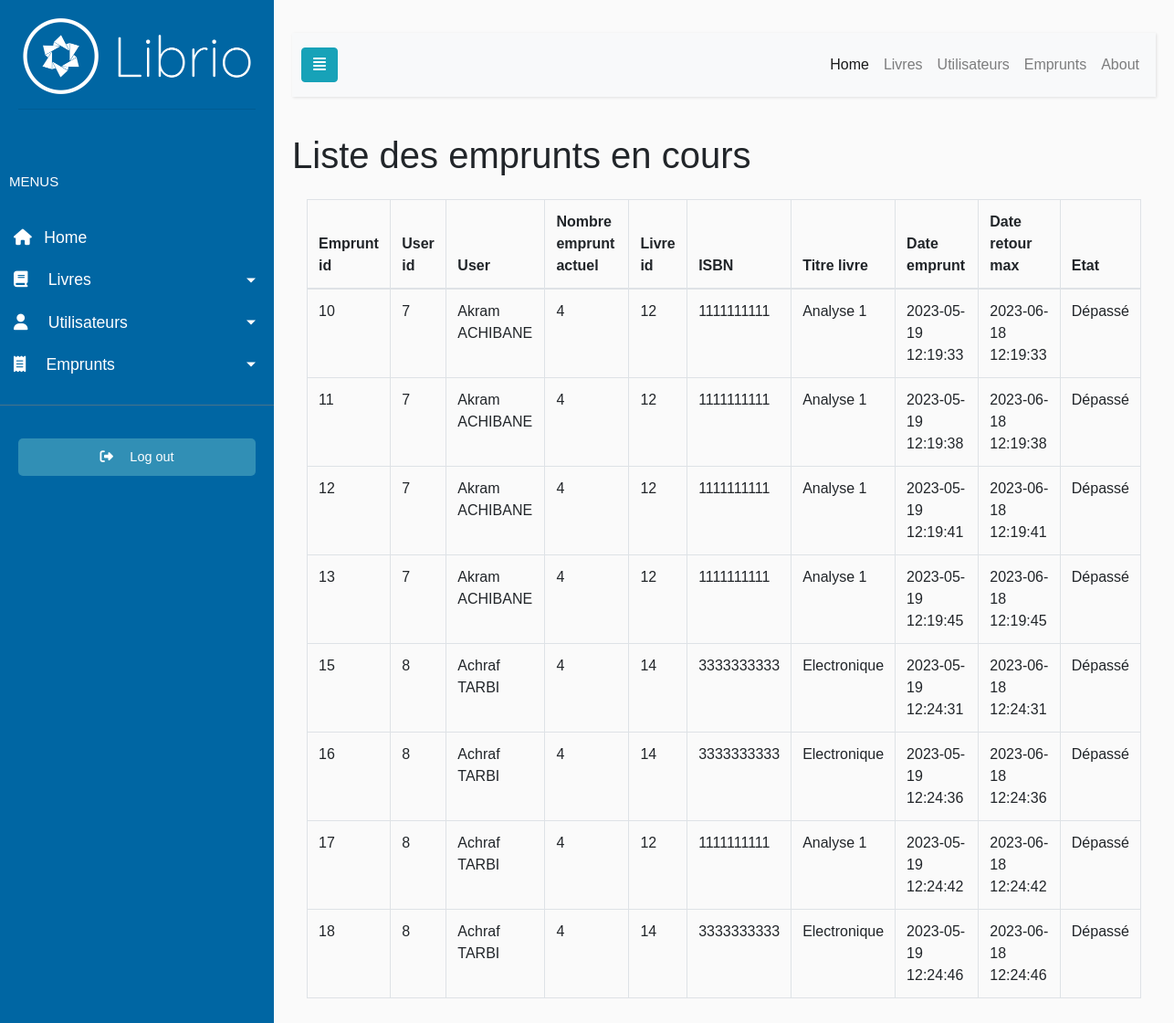
The page /empruntEnCoursListe.php (signed in) on the database its author committed.
### tables this page shows
CREATE TABLE IF NOT EXISTS `emprunt` (
  `Emprunt_id` int NOT NULL AUTO_INCREMENT,
  `User_id` int NOT NULL,
  `Livre_id` int NOT NULL,
  `date_emprunt` datetime DEFAULT NULL,
  `date_retour` datetime DEFAULT NULL,
  PRIMARY KEY (`Emprunt_id`),
  KEY `User_id` (`User_id`),
  KEY `Livre_id` (`Livre_id`)
);

CREATE TABLE IF NOT EXISTS `users` (
  `User_id` int NOT NULL AUTO_INCREMENT,
  `Nom` varchar(45) NOT NULL,
  `Prenom` varchar(45) NOT NULL,
  `Statut` varchar(45) DEFAULT NULL,
  `Adresse` text,
  `Email` varchar(255) DEFAULT NULL,
  `Nb_emprunt` int DEFAULT '0',
  PRIMARY KEY (`User_id`)
);

CREATE TABLE IF NOT EXISTS `livre` (
  `Livre_id` int NOT NULL AUTO_INCREMENT,
  `ISBN` varchar(255) NOT NULL,
  `titre_livre` varchar(70) DEFAULT NULL,
  `maison_edition` varchar(40) DEFAULT NULL,
  `Auteur` text,
  `Nb_des_pages` int DEFAULT NULL,
  `Nb_des_exemplaires` int DEFAULT NULL,
  PRIMARY KEY (`Livre_id`),
  UNIQUE KEY `ISBN` (`ISBN`) USING BTREE
);

### empruntEnCoursListe.php (the view, shortened to what this page needs)
<?php include 'db.php'; ?>
<!doctype html>
<html>
<head>
    <?php include 'head.php'; ?>
</head>
<body>
    <?php include 'navbar.php'; ?>
    <h1>Liste des emprunts en cours</h1>
    <div class="table-responsive py-3 px-3">
        <table class="table table-bordered border-dark">
            <thead>
                <tr>
                    <th scope="col">Emprunt id</th>
                    <th scope="col">User id</th>
                    <th scope="col">User</th>
                    <th scope="col">Nombre emprunt actuel</th>
                    <th scope="col">Livre id</th>
                    <th scope="col">ISBN</th>
                    <th scope="col">Titre livre</th>
                    <th scope="col">Date emprunt</th>
                    <th scope="col">Date retour max</th>
                    <th scope="col">Etat</th>
                </tr>
            </thead>
            <tbody>
                <?php
                $sql = "SELECT *
                        FROM emprunt
                        WHERE date_retour IS NULL;";
                $result = mysqli_query($conn, $sql);
                ?>
                <?php while ($row = mysqli_fetch_assoc($result)) : ?>
                    <?php
                    $current_date = date('Y-m-d H:i:s');
                    $date_retour_max = date('Y-m-d H:i:s', strtotime($row['date_emprunt'] . ' + 30 days'));
                    $isPassMax = $date_retour_max < $current_date;
                    if ($isPassMax) {
                        $etat = "Dépassé";
                    } else {
                        $etat = "En cours";
                    }
                    $sql2 = "SELECT *
                             FROM Livre
                             WHERE Livre_id = " . $row['Livre_id'];
                    $result2 = mysqli_query($conn, $sql2);
                    $row2 = mysqli_fetch_assoc($result2);
                    $sql3 = "SELECT *
                             FROM users
                             WHERE User_id=" . $row['User_id'];
                    $result3 = mysqli_query($conn, $sql3);
                    $row3 = mysqli_fetch_assoc($result3);
                    ?>
                    <tr>
                        <td><?php echo $row['Emprunt_id']; ?></td>
                        <td><?php echo $row['User_id']; ?></td>
                        <td><?php echo $row3['Prenom'] . ' ' . $row3['Nom']; ?></td>
                        <td><?php echo $row3['Nb_emprunt']; ?></td>
                        <td><?php echo $row['Livre_id']; ?></td>
                        <td><?php echo $row2['ISBN']; ?></td>
                        <td><?php echo $row2['titre_livre']; ?></td>
                        <td><?php echo $row['date_emprunt']; ?></td>
                        <td><?php echo $date_retour_max; ?></td>
                        <td><?php echo $etat; ?></td>
                    </tr>
                <?php endwhile; ?>
            </tbody>
        </table>
    </div>
</body>
</html>

### head.php (shortened to what this page needs)
<link href='https://stackpath.bootstrapcdn.com/bootstrap/4.4.1/css/bootstrap.min.css' rel='stylesheet'>
<link href='https://cdnjs.cloudflare.com/ajax/libs/font-awesome/4.7.0/css/font-awesome.min.css' rel='stylesheet'>

### navbar.php (shortened to what this page needs)
<div class="wrapper" >
<nav id="sidebar">
    <div class="sidebar-header">
    <a href="dashboard2.php"><img src="./assets/img/logo1.png" width="250px"></a>
        <hr>
    </div>
    <ul class="list-unstyled components">
        <p>MENUS</p>
        <li>
        <a href="dashboard2.php">&nbsp;<i class="fa-solid fa-house"></i>&ensp;  Home</a>
        </li>
        <li >
            <a href="#homeSubmenu" data-toggle="collapse" aria-expanded="false" class="dropdown-toggle">&nbsp;<i class="fa-solid fa-book"></i>&emsp; Livres</a>
        </li>
        <li>
            <a href="#pageSubmenu" data-toggle="collapse" aria-expanded="false" class="dropdown-toggle">&nbsp;<i class="fa-solid fa-user"></i>&emsp; Utilisateurs</a>
        </li>
        <li>
            <a href="#empruntSubmenu" data-toggle="collapse" aria-expanded="false" class="dropdown-toggle">&nbsp;<i class="fa-solid fa-receipt"></i>&emsp; Emprunts</a>
        </li>
    </ul>
    <ul class="list-unstyled CTAs">
        <li>
            <a href="logout.php" class="download"><i class="fa-solid fa-right-from-bracket"></i>&emsp; Log out</a>
        </li>
    </ul>
</nav>
<div id="content" class="app-content mt-3">
<nav class="navbar navbar-expand-lg navbar-light bg-light">
        <button type="button" id="sidebarCollapse" class="btn btn-info">
            <i class="fa fa-align-justify"></i>
        </button>
        <div class="collapse navbar-collapse" id="navbarNav">
            <ul class="navbar-nav ml-auto">
                <li class="nav-item active">
                    <a class="nav-link" href="dashboard2.php">Home
                    </a>
                </li>
                <li class="nav-item">
                    <a class="nav-link" href="booksList2.php">Livres</a>
                </li>
                <li class="nav-item">
                    <a class="nav-link" href="usersList.php">Utilisateurs</a>
                </li>
                <li class="nav-item">
                    <a class="nav-link" href="#emprunt2Submenu" data-toggle="collapse" aria-expanded="false" style="background:#f8f9fA;">Emprunts</a>
                </li>
                <li class="nav-item">
                    <a class="nav-link" href="About.php">About</a>
                </li>
            </ul>
        </div>
    </nav>

### head.php (style rules this page uses)
body { font-family: 'Poppins', sans-serif;background: #fafafa }
p { font-size: 1.1em;font-weight: 300;line-height: 1.7em;color:#999 }
a, a:hover, a:focus { color:inherit;text-decoration: none;transition: all 0.3s }
.navbar { padding:15px 10px;background: #fff;border:none;border-radius: 0;margin-bottom: 40px;box-shadow: 1px 1px 3px rgba(0,0,0,0.1) }
.wrapper { display: flex;width:100%;align-items:stretch }
#sidebar { min-width:300px;max-width: 300px;background: #0066A3;color:#fff;transition: all 0.3s; }
.sidebar-header { text-align:center }
#sidebar .sidebar-header { padding:20px;background: ##0066A3 }
#sidebar ul.components { padding:20px 0px;border-bottom:1px solid #47748b }
#sidebar ul p { padding:10px;font-size:15px;display: block;color:#fff }
#sidebar ul li a { padding:10px;font-size: 1.1em;display: block }
a[data-toggle="collapse"] { position: relative }
.dropdown-toggle::after { display: block;position: absolute;top:50%;right:20px;transform: translateY(-50%) }
ul.CTAs { padding:20px }
ul.CTAs a { text-align: center;font-size:0.9em !important;display: block;border-radius: 5px;margin-bottom:5px }
a.download, a.download:hover { background:#318fb5;color:#fff }
#content { width:100%;padding:20px;min-height: 100vh;transition: all 0.3s }

### rows shown on the page
emprunt: Emprunt_id "10", User "7", User.Prenom "Akram", User.Nom "ACHIBANE", User.Nb_emprunt "4", Livre "12", Livre.ISBN "1111111111", Livre.titre_livre "Analyse 1", date_emprunt "2023-05-19 12:19:33", date_emprunt "2023-06-18 12:19:33", date_emprunt "Dépassé"
emprunt: Emprunt_id "11", User "7", User.Prenom "Akram", User.Nom "ACHIBANE", User.Nb_emprunt "4", Livre "12", Livre.ISBN "1111111111", Livre.titre_livre "Analyse 1", date_emprunt "2023-05-19 12:19:38", date_emprunt "2023-06-18 12:19:38", date_emprunt "Dépassé"
emprunt: Emprunt_id "12", User "7", User.Prenom "Akram", User.Nom "ACHIBANE", User.Nb_emprunt "4", Livre "12", Livre.ISBN "1111111111", Livre.titre_livre "Analyse 1", date_emprunt "2023-05-19 12:19:41", date_emprunt "2023-06-18 12:19:41", date_emprunt "Dépassé"
emprunt: Emprunt_id "13", User "7", User.Prenom "Akram", User.Nom "ACHIBANE", User.Nb_emprunt "4", Livre "12", Livre.ISBN "1111111111", Livre.titre_livre "Analyse 1", date_emprunt "2023-05-19 12:19:45", date_emprunt "2023-06-18 12:19:45", date_emprunt "Dépassé"
emprunt: Emprunt_id "15", User "8", User.Prenom "Achraf", User.Nom "TARBI", User.Nb_emprunt "4", Livre "14", Livre.ISBN "3333333333", Livre.titre_livre "Electronique", date_emprunt "2023-05-19 12:24:31", date_emprunt "2023-06-18 12:24:31", date_emprunt "Dépassé"
emprunt: Emprunt_id "16", User "8", User.Prenom "Achraf", User.Nom "TARBI", User.Nb_emprunt "4", Livre "14", Livre.ISBN "3333333333", Livre.titre_livre "Electronique", date_emprunt "2023-05-19 12:24:36", date_emprunt "2023-06-18 12:24:36", date_emprunt "Dépassé"
emprunt: Emprunt_id "17", User "8", User.Prenom "Achraf", User.Nom "TARBI", User.Nb_emprunt "4", Livre "12", Livre.ISBN "1111111111", Livre.titre_livre "Analyse 1", date_emprunt "2023-05-19 12:24:42", date_emprunt "2023-06-18 12:24:42", date_emprunt "Dépassé"
emprunt: Emprunt_id "18", User "8", User.Prenom "Achraf", User.Nom "TARBI", User.Nb_emprunt "4", Livre "14", Livre.ISBN "3333333333", Livre.titre_livre "Electronique", date_emprunt "2023-05-19 12:24:46", date_emprunt "2023-06-18 12:24:46", date_emprunt "Dépassé"
